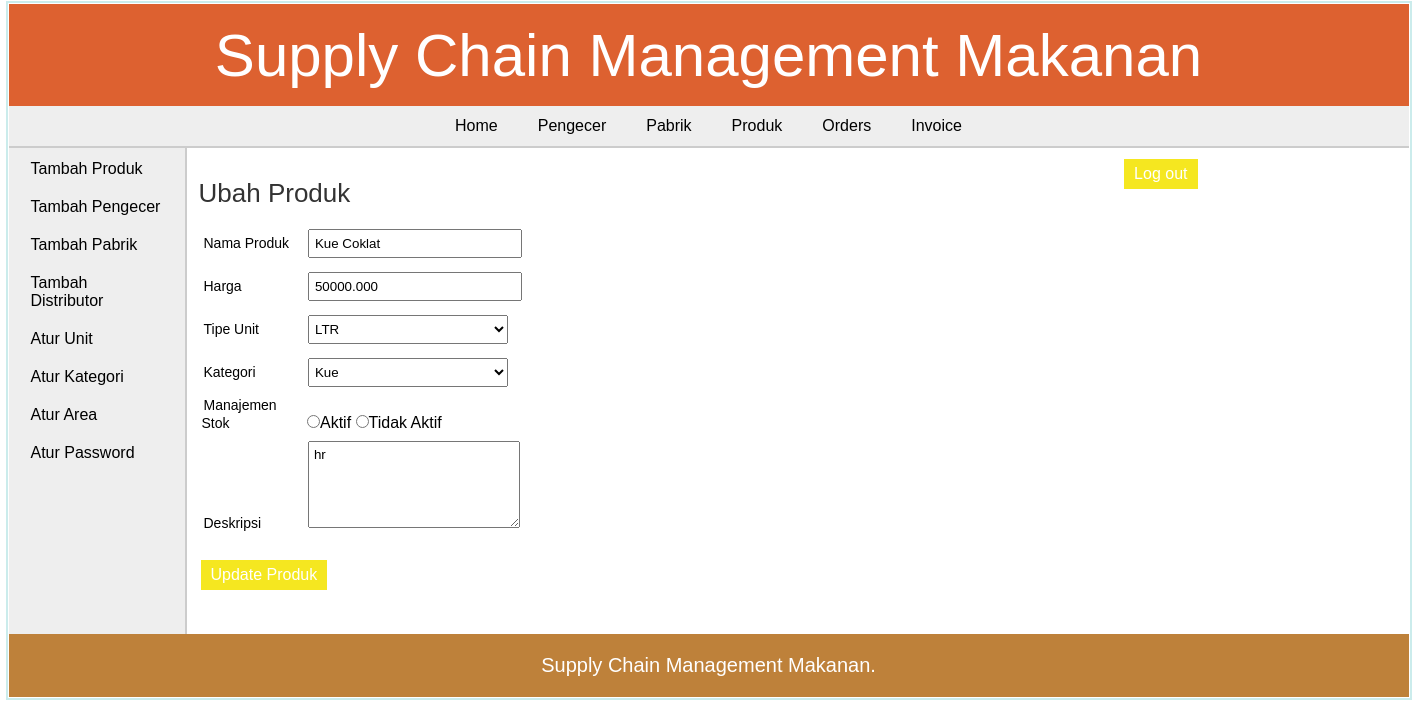
The app's page /admin/edit_product.php?id=19 (signed in) with its own data.
### tables this page shows
CREATE TABLE `products` (
  `pro_id` int(11) NOT NULL,
  `pro_name` varchar(25) NOT NULL,
  `pro_desc` text DEFAULT NULL,
  `pro_price` decimal(10,3) NOT NULL,
  `unit` int(11) NOT NULL,
  `pro_cat` int(11) NOT NULL,
  `quantity` int(6) DEFAULT NULL
);

CREATE TABLE `unit` (
  `id` int(11) NOT NULL,
  `unit_name` varchar(20) NOT NULL,
  `unit_details` text DEFAULT NULL
);

CREATE TABLE `categories` (
  `cat_id` int(11) NOT NULL,
  `cat_name` varchar(25) NOT NULL,
  `cat_details` text DEFAULT NULL
);

### admin/edit_product.php (the view, shortened to what this page needs)
<?php
	include("../includes/config.php");
	if(isset($_SESSION['admin_login'])) {
		if($_SESSION['admin_login'] == true) {
			$id = $_GET['id'];
			$query_selectProductDetails = "SELECT * FROM products WHERE pro_id='$id'";
			$result_selectProductDetails = mysqli_query($con,$query_selectProductDetails);
			$row_selectProductDetails = mysqli_fetch_array($result_selectProductDetails);
			$query_selectCategory = "SELECT cat_id,cat_name FROM categories";
			$query_selectUnit = "SELECT id,unit_name FROM unit";
			$result_selectCategory = mysqli_query($con,$query_selectCategory);
			$result_selectUnit = mysqli_query($con,$query_selectUnit);
			$nameErr = $priceErr = $requireErr = $confirmMessage = "";
		}
		else {
			header('Location:../index.php');
		}
	}
	else {
		header('Location:../index.php');
	}
?>
<!DOCTYPE html>
<html>
<head>
	<link rel="stylesheet" href="../includes/main_style.css" >
</head>
<body>
	<?php
		include("../includes/header.inc.php");
		include("../includes/nav_admin.inc.php");
		include("../includes/aside_admin.inc.php");
	?>
	<section>
		<h1>Ubah Produk</h1>
		<form action="" method="POST" class="form">
		<ul class="form-list">
		<li>
			<div class="label-block"> <label for="product:name">Nama Produk</label> </div>
			<div class="input-box"> <input type="text" id="product:name" name="txtProductName" placeholder="Product Name" value="<?php echo $row_selectProductDetails['pro_name']; ?>" required /> </div> <span class="error_message"><?php echo $nameErr; ?></span>
		</li>
		<li>
			<div class="label-block"> <label for="product:price">Harga</label> </div>
			<div class="input-box"> <input type="text" id="product:price" name="txtProductPrice" placeholder="Price" value="<?php echo $row_selectProductDetails['pro_price']; ?>" required /> </div> <span class="error_message"><?php echo $priceErr; ?></span>
		</li>
		<li>
		<div class="label-block"> <label for="product:unit">Tipe Unit</label> </div>
		<div class="input-box">
		<select name="cmbProductUnit" id="product:unit">
			<?php while($row_selectUnit = mysqli_fetch_array($result_selectUnit)) { ?>
			<option value="<?php echo $row_selectUnit["id"]; ?>" <?php if($row_selectProductDetails['unit'] == $row_selectUnit["id"]){echo "selected";} ?>> <?php echo $row_selectUnit["unit_name"]; ?> </option>
			<?php } ?>
		</select>
		</div>
		</li>
		<li>
		<div class="label-block"> <label for="product:category">Kategori</label> </div>
		<div class="input-box">
		<select name="cmbProductCategory" id="product:category">
			<?php while($row_selectCategory = mysqli_fetch_array($result_selectCategory)) { ?>
			<option value="<?php echo $row_selectCategory["cat_id"]; ?>" <?php if($row_selectProductDetails['pro_cat'] == $row_selectCategory["cat_id"]){echo "selected";} ?>> <?php echo $row_selectCategory["cat_name"]; ?> </option>
			<?php } ?>
		</select>
		</div>
		</li>
		<li>
			<div class="label-block"> <label for="product:stock">Manajemen Stok</label> </div>
			<input type="radio" name="rdbStock" value="1">Aktif
			<input type="radio" name="rdbStock" value="2">Tidak Aktif
		</li>
		<li>
			<div class="label-block"> <label for="product:description">Deskripsi</label> </div>
			<div class="input-box"> <textarea type="text" id="product:description" name="txtProductDescription" placeholder="Deskripsi"><?php echo $row_selectProductDetails['pro_desc']; ?></textarea> </div>
		</li>
		<li>
			<input type="submit" value="Update Produk" class="submit_button" /> <span class="error_message"> <?php echo $requireErr; ?> </span><span class="confirm_message"> <?php echo $confirmMessage; ?> </span>
		</li>
		</ul>
		</form>
	</section>
	<?php
		include("../includes/footer.inc.php");
	?>
</body>
</html>

### includes/main_style.css (style rules this page uses)
* { font-family: arial,sans-serif; margin:0px; padding:1px; }
body { width:1400px; margin:auto; border:2px solid #cbecec; }
li { list-style:none; margin:0px; }
label { margin:5px 1px; font-size:14px; }
.label-block { display:inline-block; width:100px; }
.input-box { display:inline-block; margin:5px 0px; }
.input-box input { width:200px; padding:5px 5px; margin:auto; }
.input-box textarea { width:200px; height:75px; padding:5px 5px; }
.input-box select { padding:5px 2px; width:200px; margin:auto; }
.submit_button { font-size:16px; margin-top:20px; margin-right:20px; padding:6px 10px; background-color:#f5e720; border:none; color:white; }
.error_message { margin-left:5px; color:red; }
.confirm_message { margin-left:5px; color:rgb(197, 224, 197); }
section { width:1000px; padding:10px; padding-bottom:40px; }
section h1 { margin-bottom:10px; font-weight:normal; color:#333; font-size: 26px; }

### records on screen
products: txtProductName "Kue Coklat", txtProductPrice "50000.000", cmbProductUnit "LTR", cmbProductCategory "Kue", txtProductDescription "hr"
